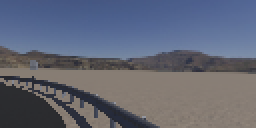
#> input picture src/2026-04-30 18-19-47.png, 128 x 64 px (shown 2 times larger); its folder holds only this picture in this run
$ python '24 - Retrain_pedestrian_svm_webots.py'
#> lines starting #> are read from the running program, lines starting #| are printed output that depends on the picture
"""
retrain_pedestrian_svm_webots.py
---------------------------------
Retrains the pedestrian HOG-SVM model using Webots-specific training data.

ROOT CAUSE OF POOR DETECTION
-----------------------------
The original model was trained on the DC (Daimler Challenges) pedestrian dataset:
real-world photographs of humans in natural clothing. HOG gradients in those images
come from clothing wrinkles, fabric texture, and lighting variations across the body.

Webots pedestrians are flat-color 3D renders (solid green shirt, blue pants). HOG
gradients in synthetic renders exist mainly at the sharp color-boundary edges, not
spread throughout the body. The SVM learned the wrong gradient distribution, so it
rarely scores Webots pedestrians above the detection threshold.

FIX STRATEGY
-------------
1. Auto-locate pedestrians in Webots screenshots using the distinctive green shirt
   color (HSV green blob detection).
2. Extract positive crops at the sizes the detector actually uses.
3. Extract hard negative crops from the same frames (road, buildings, sky).
4. Mix with DC positive examples to keep general body-shape knowledge.
5. Retrain with LinearSVC (faster inference, better generalization than RBF SVM).
6. Overwrite the existing model file.

HOW TO USE
-----------
1. Collect at least 5-10 Webots screenshots that contain pedestrians.
   In the simulator press 'A' (keyboard) or Square (PS4) to save a frame to src/.
2. Run this script from the project root:
       python Notebooks/Module1/retrain_pedestrian_svm_webots.py
3. The new model is saved to models/pedestrian_svm_hog.pkl.
   No changes to the controller are needed — it loads the model by path at startup.

EXPECTED IMPROVEMENT
---------------------
With as few as 10-20 Webots positive crops the new model should score synthetic
pedestrians well above the 0.3 confidence threshold used in V1.6.
"""

import os
import glob
import pickle
import numpy as np
import cv2
from skimage.feature import hog
from sklearn.svm import LinearSVC
from sklearn.preprocessing import StandardScaler
from sklearn.pipeline import Pipeline
from sklearn.model_selection import cross_val_score

# ==============================
# PATHS
# ==============================

PROJECT_ROOT = os.path.abspath(os.path.join(os.path.dirname(__file__), "..", ".."))
SRC_DIR      = os.path.join(PROJECT_ROOT, "src")
DC_BASE      = os.path.join(PROJECT_ROOT, "data", "data_svm", "DC-ped-dataset_base")
MODEL_OUT    = os.path.join(PROJECT_ROOT, "models", "pedestrian_svm_hog.pkl")

# ==============================
# HOG CONFIG — must match detect_pedestrians_svm in the controller exactly
# ==============================

MODEL_W = 18   # width fed to HOG (pixels)
MODEL_H = 36   # height fed to HOG (pixels)

HOG_PARAMS = dict(
    orientations=9,
    pixels_per_cell=(4, 4),
    cells_per_block=(2, 2),
    transform_sqrt=True,
    visualize=False,
    feature_vector=True,
)

# ==============================
# GREEN-SHIRT HSV RANGE
# Webots default pedestrian: bright solid green shirt.
# Adjust if your pedestrian model uses a different color.
# ==============================

GREEN_LOW  = np.array([35, 100, 100])   # HSV lower bound
GREEN_HIGH = np.array([85, 255, 255])   # HSV upper bound

# Minimum green blob area (px2) to accept as a pedestrian candidate
GREEN_BLOB_MIN_AREA = 200


# ==============================
# FEATURE EXTRACTION
# ==============================

def extract_hog(gray_crop):
    """Return HOG feature vector for a grayscale crop resized to MODEL_W x MODEL_H."""
    resized = cv2.resize(gray_crop, (MODEL_W, MODEL_H))
    return hog(resized, **HOG_PARAMS)


# ==============================
# AUTO-LABEL WEBOTS SCREENSHOTS
# ==============================

def find_pedestrian_boxes_in_frame(frame_bgr, min_area=GREEN_BLOB_MIN_AREA):
    """
    Use green-shirt color to locate pedestrian bounding boxes in a Webots frame.
    Returns list of (x, y, w, h) boxes around detected pedestrian regions.
    """
    hsv = cv2.cvtColor(frame_bgr, cv2.COLOR_BGR2HSV)
    green_mask = cv2.inRange(hsv, GREEN_LOW, GREEN_HIGH)

    kernel = np.ones((3, 3), np.uint8)
    green_mask = cv2.morphologyEx(green_mask, cv2.MORPH_OPEN,  kernel, iterations=1)
    green_mask = cv2.morphologyEx(green_mask, cv2.MORPH_CLOSE, kernel, iterations=2)

    contours, _ = cv2.findContours(green_mask, cv2.RETR_EXTERNAL, cv2.CHAIN_APPROX_SIMPLE)

    boxes = []
    for cnt in contours:
        area = cv2.contourArea(cnt)
        if area < min_area:
            continue

        x, y, w, h = cv2.boundingRect(cnt)

        # The green blob is the shirt (torso). Expand to the full pedestrian body:
        #   upward ~h for the head, downward ~2h for the legs, 30% side for arms.
        head_h = int(h * 1.0)
        leg_h  = int(h * 2.0)
        side_w = int(w * 0.4)

        x0 = max(0, x - side_w)
        y0 = max(0, y - head_h)
        x1 = min(frame_bgr.shape[1], x + w + side_w)
        y1 = min(frame_bgr.shape[0], y + h + leg_h)

        if (x1 - x0) > 10 and (y1 - y0) > 10:
            boxes.append((x0, y0, x1 - x0, y1 - y0))

    return boxes


def extract_positive_crops(frame_bgr, boxes):
    """Crop pedestrian regions from a frame and return as grayscale arrays."""
    gray = cv2.cvtColor(frame_bgr, cv2.COLOR_BGR2GRAY)
    crops = []
    for (x, y, w, h) in boxes:
        crop = gray[y:y+h, x:x+w]
        if crop.size == 0:
            continue
        crops.append(crop)
    return crops


def extract_negative_crops(frame_bgr, ped_boxes, n_samples=20, win_w=30, win_h=60):
    """
    Randomly sample non-pedestrian crops from a frame for hard negatives.
    Rejects any crop that overlaps a known pedestrian box by more than 10%.
    """
    gray   = cv2.cvtColor(frame_bgr, cv2.COLOR_BGR2GRAY)
    height, width = gray.shape
    crops  = []
    tries  = 0

    while len(crops) < n_samples and tries < n_samples * 20:
        tries += 1
        x = np.random.randint(0, max(1, width  - win_w))
        y = np.random.randint(0, max(1, height - win_h))

        overlap = False
        for (px, py, pw, ph) in ped_boxes:
            ix0 = max(x, px);      iy0 = max(y, py)
            ix1 = min(x+win_w, px+pw); iy1 = min(y+win_h, py+ph)
            inter = max(0, ix1-ix0) * max(0, iy1-iy0)
            if inter > 0.10 * win_w * win_h:
                overlap = True
                break

        if not overlap:
            crops.append(gray[y:y+win_h, x:x+win_w])

    return crops


# ==============================
# LOAD DC DATASET
# ==============================

def load_dc_positives(dc_base, max_per_split=200):
    """Load positive (pedestrian) PGM examples from the DC-ped-dataset."""
    features = []
    for split in ["1", "2", "3"]:
        ped_dir = os.path.join(dc_base, split, "ped_examples")
        if not os.path.isdir(ped_dir):
            continue
        files = glob.glob(os.path.join(ped_dir, "*.pgm"))[:max_per_split]
        for path in files:
            img = cv2.imread(path, cv2.IMREAD_GRAYSCALE)
            if img is None:
                continue
            if img.shape != (MODEL_H, MODEL_W):
                img = cv2.resize(img, (MODEL_W, MODEL_H))
            features.append(hog(img, **HOG_PARAMS))
    return features


def load_dc_negatives(dc_base, max_per_split=200):
    """Load negative (non-pedestrian) PGM examples from the DC-ped-dataset."""
    features = []
    for split in ["1", "2", "3"]:
        neg_dir = os.path.join(dc_base, split, "non-ped_examples")
        if not os.path.isdir(neg_dir):
            continue
        files = glob.glob(os.path.join(neg_dir, "*.pgm"))[:max_per_split]
        for path in files:
            img = cv2.imread(path, cv2.IMREAD_GRAYSCALE)
            if img is None:
                continue
            if img.shape != (MODEL_H, MODEL_W):
                img = cv2.resize(img, (MODEL_W, MODEL_H))
            features.append(hog(img, **HOG_PARAMS))
    return features


# ==============================
# MAIN TRAINING PIPELINE
# ==============================

def main():
    print("=" * 60)
    print("Webots pedestrian SVM retraining script")
    print("=" * 60)

    # 1. Find Webots screenshots
    png_files = sorted(glob.glob(os.path.join(SRC_DIR, "*.png")))
    if not png_files:
        print(f"[ERROR] No PNG screenshots found in {SRC_DIR}")
        print("        Save frames from Webots (press 'A') and rerun.")
        return

    print(f"\nFound {len(png_files)} Webots screenshots in {SRC_DIR}")

    # 2. Extract positive and negative crops from Webots frames
    webots_pos_features = []
    webots_neg_features = []

    for path in png_files:
        frame = cv2.imread(path)
#> frame is the input picture: shape (64, 128, 3); mean B, G, R 117.8, 102.5, 98
        if frame is None:
            continue

        boxes     = find_pedestrian_boxes_in_frame(frame)
#> in find_pedestrian_boxes_in_frame, `hsv = cv2.cvtColor(frame_bgr, cv2.COLOR_BGR2HSV)`: hsv: shape (64, 128, 3); mean H, S, V 76.6, 63.6, 124.6
#> in find_pedestrian_boxes_in_frame, `green_mask = cv2.inRange(hsv, GREEN_LOW, GREEN_HIGH)`: green_mask: shape (64, 128); every value is 0
#> in find_pedestrian_boxes_in_frame, `contours, _ = cv2.findContours(green_mask, cv2.RETR_EXTERNAL, cv2.CHAI..`: contours = []
#> boxes = []
        pos_crops = extract_positive_crops(frame, boxes) if boxes else []
#> pos_crops = []
        neg_crops = extract_negative_crops(frame, boxes, n_samples=15)
#> in extract_negative_crops, `gray   = cv2.cvtColor(frame_bgr, cv2.COLOR_BGR2GRAY)`:
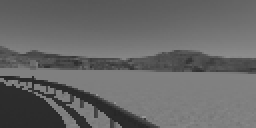
#> gray: shape (64, 128) (shown 2 times larger); min 38, max 151, mean 102.8
#> after the loop in extract_negative_crops, `while len(crops) < n_samples and tries < n_samples * 20:`: crops = 15 items; tries = 15
#> neg_crops = 15 items

        for crop in pos_crops:
            webots_pos_features.append(extract_hog(crop))
#> this loop made 0 passes
#> after the loop, webots_pos_features = []
        for crop in neg_crops:
            webots_neg_features.append(extract_hog(crop))
#> this loop made 15 passes
#> after the loop, webots_neg_features = 15 items

        print(f"  {os.path.basename(path)}: "
              f"{len(boxes)} pedestrian(s) -> "
              f"{len(pos_crops)} pos, {len(neg_crops)} neg crops")
#|   2026-04-30 18-19-47.png: 0 pedestrian(s) -> 0 pos, 15 neg crops

    print(f"\nWebots positives: {len(webots_pos_features)}")
#| Webots positives: 0
    print(f"Webots negatives: {len(webots_neg_features)}")
#| Webots negatives: 15

    if len(webots_pos_features) == 0:
        print("\n[WARNING] No pedestrian crops found via green-shirt color.")
        print("  - Check GREEN_LOW / GREEN_HIGH match your pedestrian model color.")
        print("  - Make sure screenshots contain pedestrians.")
        print("Proceeding with DC dataset only (no domain-specific data).")

    # 3. Load DC dataset
    print("\nLoading DC dataset...")
    dc_pos = load_dc_positives(DC_BASE, max_per_split=300)
    dc_neg = load_dc_negatives(DC_BASE, max_per_split=300)
    print(f"DC positives: {len(dc_pos)}, DC negatives: {len(dc_neg)}")

    # 4. Assemble training set
    # Repeat Webots crops 3x so the SVM prioritises the synthetic domain
    # even when DC samples outnumber them.
    WEBOTS_REPEAT = 3

    X_pos = webots_pos_features * WEBOTS_REPEAT + dc_pos
#> X_pos = []
    X_neg = webots_neg_features * WEBOTS_REPEAT + dc_neg
#> X_neg = 45 items

    X = np.array(X_pos + X_neg, dtype=np.float32)
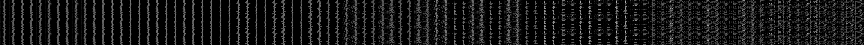
#> X: shape (45, 864) float32; min 0, max 0.747, mean 0.0885
    y = np.array([1] * len(X_pos) + [0] * len(X_neg), dtype=np.float32)
#> y = 45 values from 0 to 0

    print(f"\nTotal: {len(X_pos)} positives, {len(X_neg)} negatives")
#| Total: 0 positives, 45 negatives

    if len(X_pos) == 0 or len(X_neg) == 0:
        print("[ERROR] Cannot train — one class is empty.")
        return

    # 5. Train LinearSVC pipeline
    # LinearSVC generalises better than RBF SVM for HOG features because HOG
    # vectors are already in a meaningful metric space. The original RBF model
    # had 6721 support vectors (nearly the full training set), indicating
    # overfitting. LinearSVC also runs much faster at inference time.
    model = Pipeline([
        ("scaler", StandardScaler()),
        ("svm",    LinearSVC(C=0.1, class_weight="balanced", max_iter=5000)),
    ])

    print("\nRunning 3-fold cross-validation...")
    scores = cross_val_score(model, X, y, cv=3, scoring="f1")
    print(f"  F1 scores: {scores}  ->  mean {scores.mean():.3f}")

    print("Fitting final model on all data...")
    model.fit(X, y)

    # 6. Save model
    with open(MODEL_OUT, "wb") as f:
        pickle.dump(model, f)
    print(f"\nModel saved -> {MODEL_OUT}")

    # 7. Quick self-test on the first screenshot
    if png_files:
        frame = cv2.imread(png_files[0])
        boxes = find_pedestrian_boxes_in_frame(frame)
        print(f"\nSelf-test on {os.path.basename(png_files[0])}:")
        if boxes:
            for (x, y, w, h) in boxes:
                gray = cv2.cvtColor(frame, cv2.COLOR_BGR2GRAY)
                feat = extract_hog(gray[y:y+h, x:x+w]).reshape(1, -1)
                score = model.decision_function(feat)[0]
                print(f"  box ({x},{y},{w},{h})  score = {score:.3f}")
        else:
            print("  No pedestrians detected via color in this frame.")

    print("\nDone. Restart the Webots controller to load the new model.")
    print("Controller uses decision_function > 0.3 (confidence_threshold in V1.6).")


if __name__ == "__main__":
    main()
